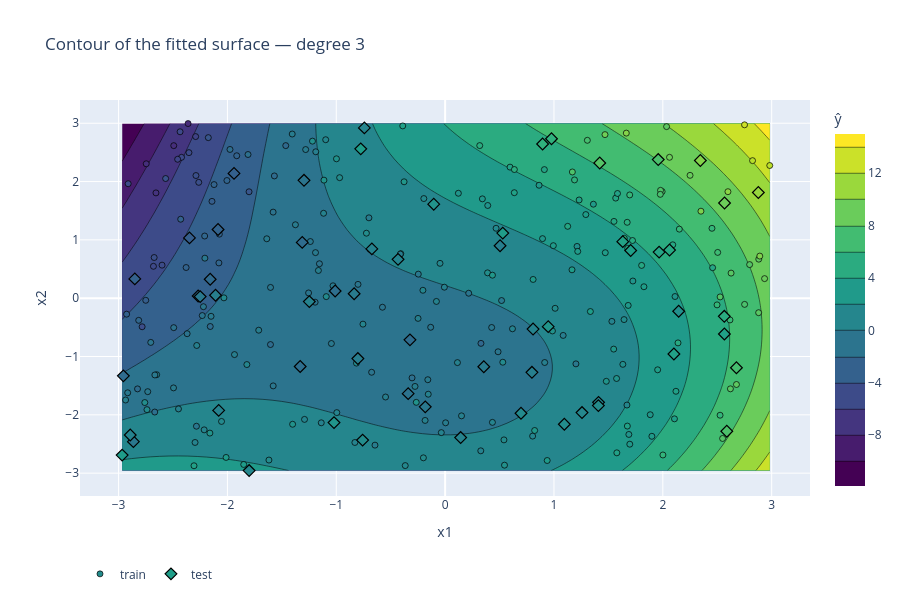

Notebook cell for this chart:
### Markdown cell above
### B.3 Contour view of the fitted surface

### Code cell
visualize(exp_B, "contour")
